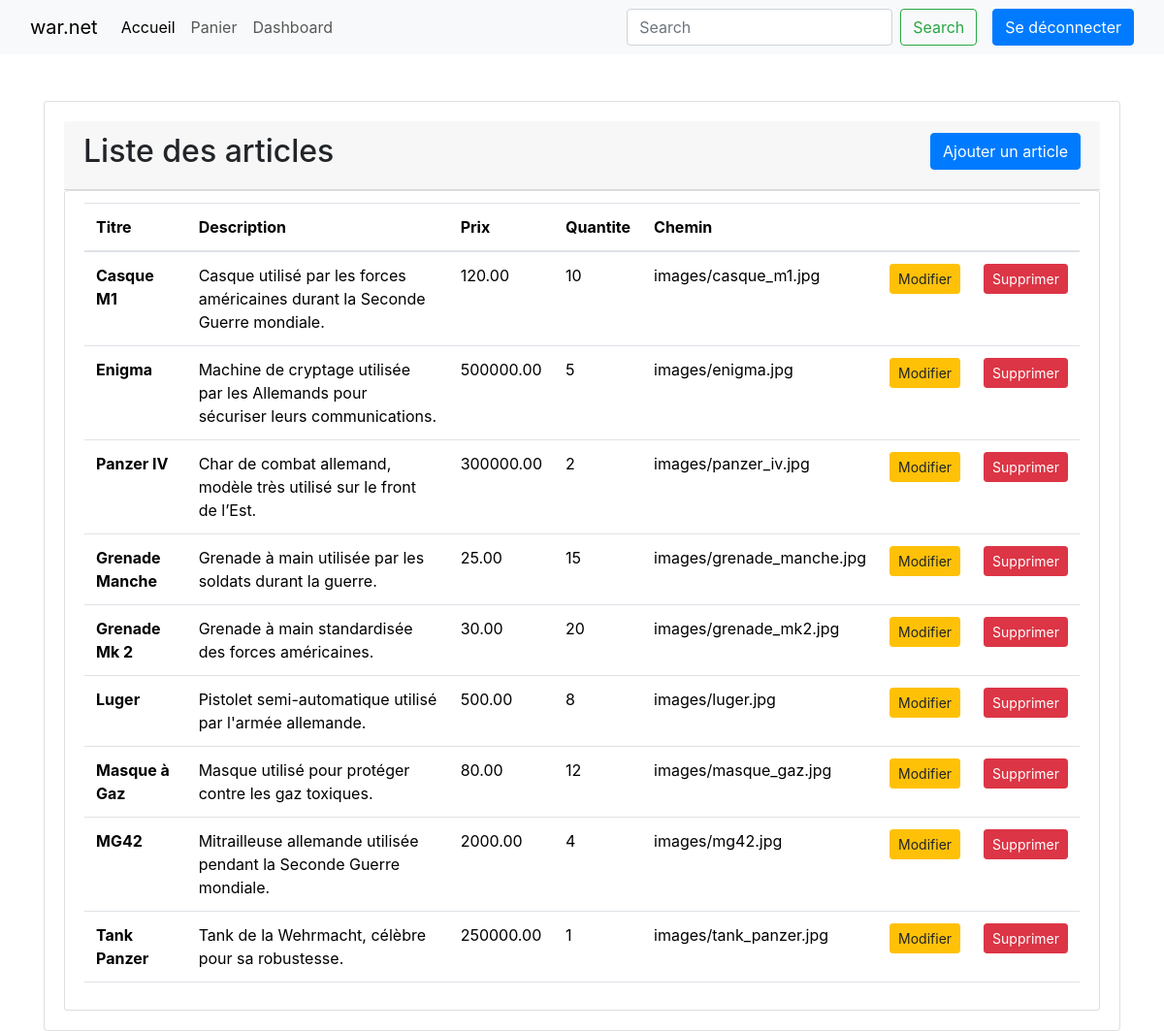
Before: /dashboard.php (signed in) with the older database file.
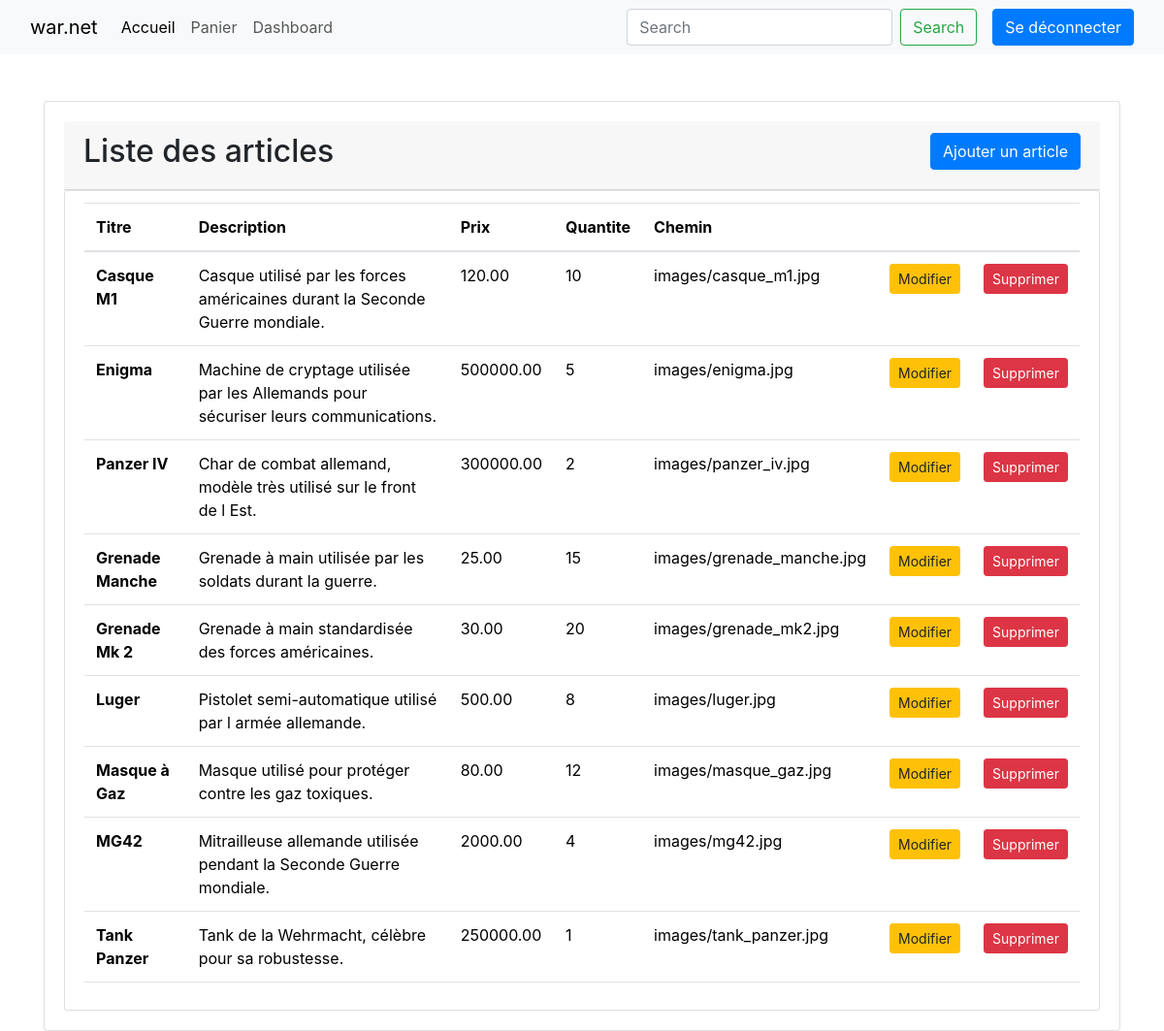
After: the same page with the newer database file.
### tables this page shows
CREATE TABLE IF NOT EXISTS `article` (
  `id` int NOT NULL AUTO_INCREMENT,
  `titre` varchar(255) DEFAULT NULL,
  `description` text,
  `prix` decimal(10,2) NOT NULL,
  `imageId` int DEFAULT NULL,
  `categorieId` int DEFAULT NULL,
  `quantiteDispo` int NOT NULL DEFAULT '0',
  PRIMARY KEY (`id`),
  KEY `imageId` (`imageId`),
  KEY `categorieId` (`categorieId`)
);

CREATE TABLE IF NOT EXISTS `image` (
  `id` int NOT NULL AUTO_INCREMENT,
  `chemin` varchar(255) DEFAULT NULL,
  `alt` varchar(255) DEFAULT NULL,
  PRIMARY KEY (`id`)
);

### dashboard.php (the view, shortened to what this page needs)
<!DOCTYPE html>
<html lang="en">
<head>
    <link rel="stylesheet" href="node_modules\bootstrap\dist\css\bootstrap.css">
    <link rel="stylesheet" href="https://cdn.jsdelivr.net/npm/bootstrap@4.6.2/dist/css/bootstrap.min.css">
</head>
<body>
    <nav class="navbar navbar-expand-lg bg-body-tertiary">
        <div class="container-fluid">
            <div class="collapse navbar-collapse" id="navbarTogglerDemo01">
                <a class="navbar-brand" href="index.php">war.net</a>
                <ul class="navbar-nav me-auto mb-2 mb-lg-0">
                <li class="nav-item">
                    <a class="nav-link active" aria-current="page" href="index.php">Accueil</a>
                </li>
                <li class="nav-item">
                    <a class="nav-link" href="panier.php">Panier</a>
                </li>
                <?php
                    if (isset($_SESSION['login']) && isset($_SESSION['pwd'])) {
                        echo '<li class="nav-item">';
                        echo '<a class="nav-link selected" href="dashboard.php">Dashboard</a>';
                        echo '</li>';
                    }
                ?>
                </ul>
                <form class="d-flex" role="search">
                    <input class="form-control me-2" type="search" placeholder="Search" aria-label="Search">
                    <button class="btn btn-outline-success" type="submit">Search</button>
                </form>
                <a href="logout.php" class="btn btn-primary ms-3" tabindex="-1" role="button" aria-disabled="true">Se déconnecter</a>
            </div>
        </div>
    </nav>
    <div class="container mt-5">
        <div id="main" class="card card-body">
            <div class="card-header d-flex justify-content-between">
                <h2 class="title d-md-inline-flex">Liste des articles</h2>
                <button type="button" class="btn btn-primary d-md-inline-flex mb-2">Ajouter un article</button>
            </div>
        <ul id="items" class="list-group">
            <li class="list-group-item">
            <table class="table">
            <thead>
                <tr>
                    <th>Titre</th>
                    <th>Description</th>
                    <th>Prix</th>
                    <th>Quantite</th>
                    <th>Chemin</th>
                    <th></th>
                    <th></th>
                </tr>
            </thead>
            <tbody>
                <?php
                    $conn = connectionBDLocalhost();
                    mysqli_set_charset($conn, "utf8mb4");
                    $sql = "SELECT Article.id, Article.titre, Article.description, Article.prix, Article.quantiteDispo, Image.chemin, Image.alt, Categorie.nom AS categorie
                    FROM Article
                    LEFT JOIN Image ON Article.imageId = Image.id
                    LEFT JOIN Categorie ON Article.categorieId = Categorie.id; ";
                    $result = $conn->query($sql);
                ?>
                <?php foreach($result as $article) { ?>
                <tr>
                    <th scope="row"><?= $article['titre']?></th>
                    <td><?= $article['description']?></td>
                    <td><?= $article['prix']?></td>
                    <td><?= $article['quantiteDispo']?></td>
                    <td><?= $article['chemin']?></td>
                    <td> <button class="btn btn-warning btn-sm float-right btnModifier" data-id="<?= $article['id'] ?>">Modifier</button> </td>
                    <td> <button class="btn btn-danger btn-sm float-right btnSupprimer" data-id="<?= $article['id'] ?>">Supprimer</button> </td>
                </tr>
                <?php
                    }
                ?>
            </tbody>
            </table>
        </ul>
        </div>
    </div>
</body>
</html>

Changed rows visible on the page:
changed article "Panzer IV": description "Char de combat allemand, modèle très utilisé sur le front de l’Est." → "Char de combat allemand, modèle très utilisé sur le front de l Est."
changed article "Luger": description "Pistolet semi-automatique utilisé par l'armée allemande." → "Pistolet semi-automatique utilisé par l armée allemande."
